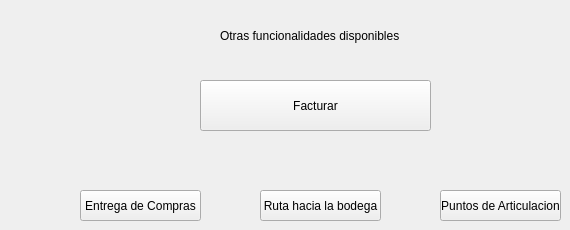
    <widget class="QWidget" name="tab_13">
     <attribute name="title">
      <string>Otros</string>
     </attribute>
     <widget class="QPushButton" name="BFacturar">
      <property name="geometry">
       <rect>
        <x>200</x>
        <y>80</y>
        <width>231</width>
        <height>51</height>
       </rect>
      </property>
      <property name="text">
       <string>Facturar</string>
      </property>
     </widget>
     <widget class="QLabel" name="LOtros">
      <property name="geometry">
       <rect>
        <x>220</x>
        <y>20</y>
        <width>201</width>
        <height>31</height>
       </rect>
      </property>
      <property name="text">
       <string>Otras funcionalidades disponibles</string>
      </property>
     </widget>
     <widget class="QPushButton" name="pushButton_7">
      <property name="geometry">
       <rect>
        <x>80</x>
        <y>190</y>
        <width>121</width>
        <height>31</height>
       </rect>
      </property>
      <property name="text">
       <string>Entrega de Compras</string>
      </property>
     </widget>
     <widget class="QPushButton" name="pushButton_8">
      <property name="geometry">
       <rect>
        <x>260</x>
        <y>190</y>
        <width>121</width>
        <height>31</height>
       </rect>
      </property>
      <property name="text">
       <string>Ruta hacia la bodega</string>
      </property>
     </widget>
     <widget class="QPushButton" name="pushButton_9">
      <property name="geometry">
       <rect>
        <x>440</x>
        <y>190</y>
        <width>121</width>
        <height>31</height>
       </rect>
      </property>
      <property name="text">
       <string>Puntos de Articulacion</string>
      </property>
     </widget>
    </widget>
